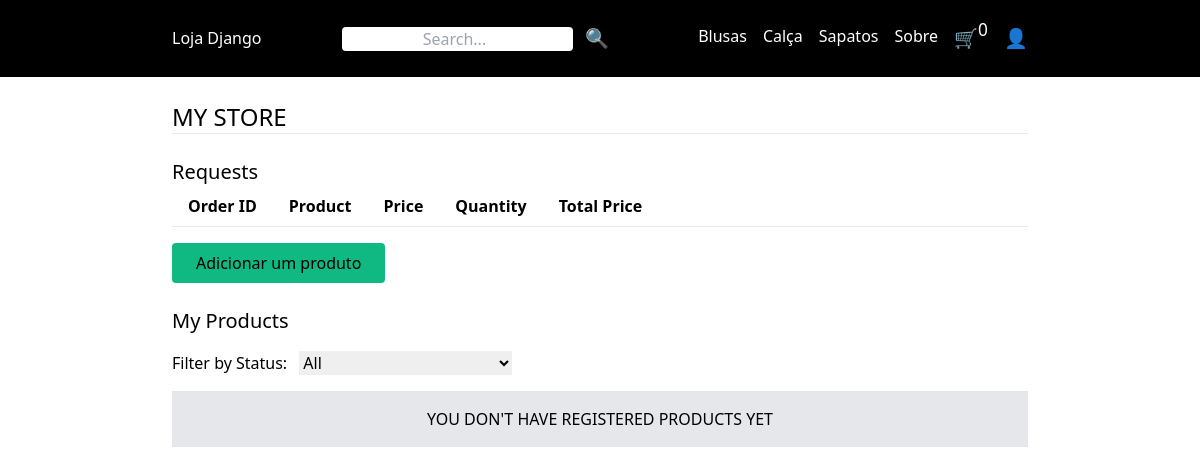
Page /mystore/ (signed in) on the committed database.
### loja/models.py (models this page shows, shortened)
class Category(models.Model):
    title = models.CharField(max_length=50)
    slug = models.SlugField(max_length=50)
    class Meta:
        verbose_name_plural = 'Categories'

### userprofile/views.py (the view)
# urls.py: path('mystore/', views.my_store, name='mystore'),
@login_required
def my_store(request):
    products =  request.user.products.exclude(status=Product.delete)
    order_items = OrderItem.objects.filter(product__user=request.user)
    return render(request,'userprofile/mystore.html',{'products':products, 'order_items':order_items})

### loja/cart.py (called while the page is built)
    def __len__(self):
        return sum(max(0, item['quantity']) for item in self.cart.values())

### loja/context_processors.py (called while the page is built)
def cart(request):
    return {'cart': Cart(request)}

### loja/templatetags/menu.py (called while the page is built)
@register.inclusion_tag('core/menu.html')
def menu():
    categories = Category.objects.all()
    return{'categories' : categories}

### userprofile/templates/userprofile/mystore.html (shortened to what this page needs)
{% extends 'core/base.html' %}
{% block content %}
<h1 class="text-2xl"> MY STORE </h1>
<hr>
<h1 class="mt-6 text-xl">Requests</h1>
<div class="flex -flex-wrap">
    <table class="table-auto">
        <thead>
            <tr>
                <th class="px-4 py-2">Order ID</th>
                <th class="px-4 py-2">Product</th>
                <th class="px-4 py-2">Price</th>
                <th class="px-4 py-2">Quantity</th>
                <th class="px-4 py-2">Total Price</th>
            </tr>
        </thead>
    </table>
</div>
<hr>
<a href="{% url 'add_product' %}" class="mt-4 inline-block py-2 px-6 rounded bg-green-500 text-withe">Adicionar um produto</a>
<h2 class="mt-6 text-xl">My Products</h2>
<form method="get" class="mt-4">
    <label for="status-filter" class="mr-2">Filter by Status:</label>
    <select id="status-filter" name="status" onchange="this.form.submit()">
        <option value="" {% if not request.GET.status %}selected{% endif %}>All</option>
    </select>
</form>
{% if products %}
<div class="flex flex-wrap">
    {% for product in products %}
    <div class="product w-1/3 p-2">
        <div class="p-4 bg-gray-50">
            <a href="{% url 'edit_product' product.id %}">
                {% if product.image %}
                <div class="image">
                    <img src="{{ product.image.url }}" alt="Product Image {{ product.image.url }}">
                </div>
                {% endif %}
                <h2 class="text-xl">{{ product.title }}</h2>
                <p class="text-sm text-red-600">{{ product.get_display_price }}</p>
                <hr class="my-3">
                <p> <strong>Status:</strong>
                     {{product.get_status_display}}</p>
                <p class="text-sm">{{ product.description }}</p>
            </a>
        </div>
    </div>
    {% endfor %}
</div>
{% else %}
    <p class="mt-4 py-4 px-8 bg-gray-200 text-center">YOU DON'T HAVE REGISTERED PRODUCTS YET</p>
{% endif %}
{% endblock %}

### core/templates/core/menu.html
{% for category in categories %}
    <a href="{%url 'category_detalhes' category.slug %}" class="text-white">{{category.title}}</a>
{% endfor %}
<a href="{%url 'sobre'%}" class="text-white">Sobre</a>

### rows in the picture
Category: title "Blusas"
Category: title "Calça"
Category: title "Sapatos"

### other values in the picture
{{ cart|length }} "0"
